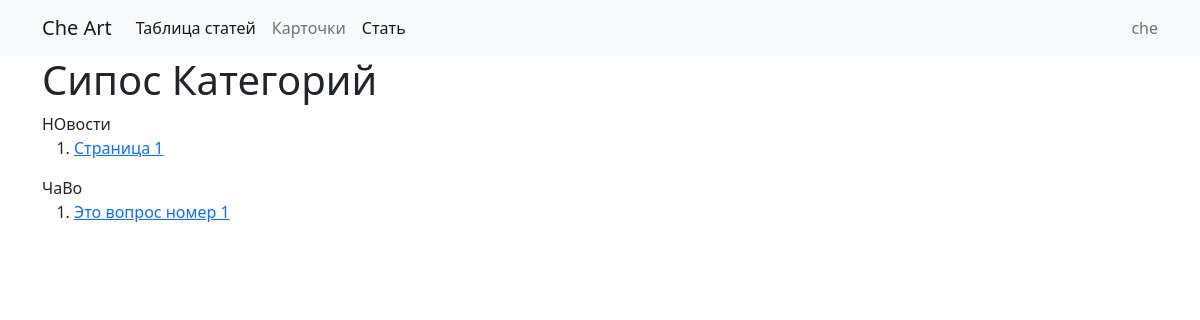
Page /category/ (signed in) on the committed database.
### pageapp/models.py (models this page shows, shortened)
class Category(models.Model):
    name = models.CharField(max_length=255)
    slug = models.SlugField(unique=True)

class Page(models.Model):
    name = models.CharField(max_length=255)
    text = models.TextField()
    category = models.ForeignKey(Category,on_delete=models.CASCADE)
    slug = models.SlugField(unique=True)
    headline = models.CharField(max_length=100)
    def get_absolute_url(self):
        from django.urls import reverse
        return reverse('page-detail', kwargs={'slug' : self.slug,'category':self.category.slug})

### pageapp/views.py (the view)
# urls.py: path('category/',CategoryList.as_view(),name="category-list"),
class CategoryList(ListView):
    model = Category

### pageapp/templates/pageapp/category_list.html
{% extends "base.html" %}
{% block content%}
<h1 > Сипос Категорий</h1>
{% for category in object_list%}
<div> {{category.name}}
    <ol>
        {% for page in category.page_set.all%}
        <li> <a href="{{page.get_absolute_url}}"> {{page.name}}</a> </li>
    </ol>
    {%endfor%}
</div>
{%endfor%}
{% endblock  %}

### biblioapp/templates/base.html (shortened to what this page needs)
<!DOCTYPE html>
<html>
    <head>
 <link href="https://cdn.jsdelivr.net/npm/bootstrap@5.2.2/dist/css/bootstrap.min.css" rel="stylesheet">
 <link href="/static/style.css" rel="stylesheet" >
    </head>
    <body>
            <nav class="navbar navbar-expand-lg bg-light">
            <div class="container">
                <a class="navbar-brand" href="#"> Che Art</a>
                <div class="collapse navbar-collapse" id="navbarText">
                <ul class="navbar-nav me-auto mb-2 mb-lg-0">
                    <li class="nav-item">
                        <a class="nav-link active" aria-current="page" href="{% url 'article_table' %}">Таблица статей</a>
                    </li>
                    <li class="nav-item">
                        <a class="nav-link" href="{% url 'article-list'%}">Карточки</a>
                    </li>
                    <li class="nav-item">
                        <a class="nav-link active" aria-current="page" href="{% url 'category-list' %}">Стать</a>
                    </li>
                </ul>
                <span class="navbar-text">
    {{request.user}}
                </span>
                </div>
            </div>
            </nav>
                    <div class="container">
            {% block content %}
            {%endblock %}
        </div>
    </body>
</html>

### rows in the picture
Category: name "НОвости"
Page: name "Страница 1"
Category: name "ЧаВо"
Page: name "Это вопрос номер 1"

### other values in the picture
{{ request.user }} "che"
